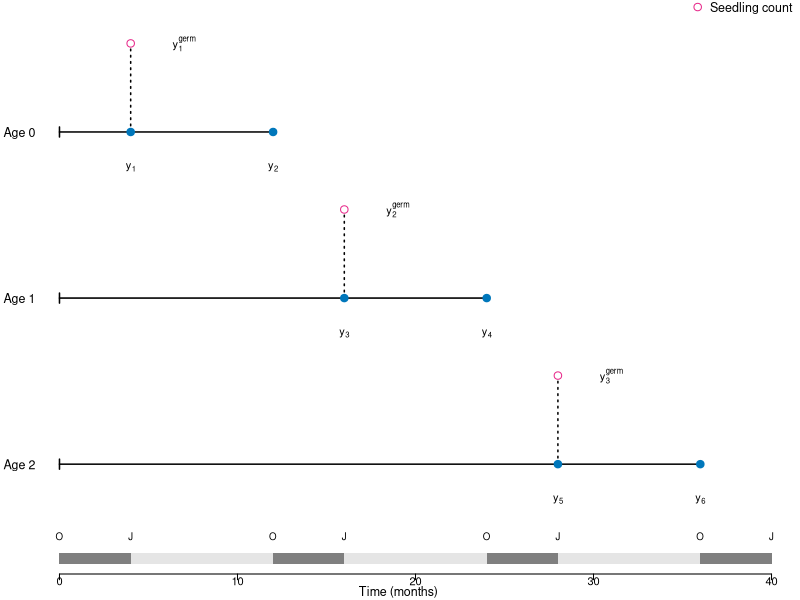
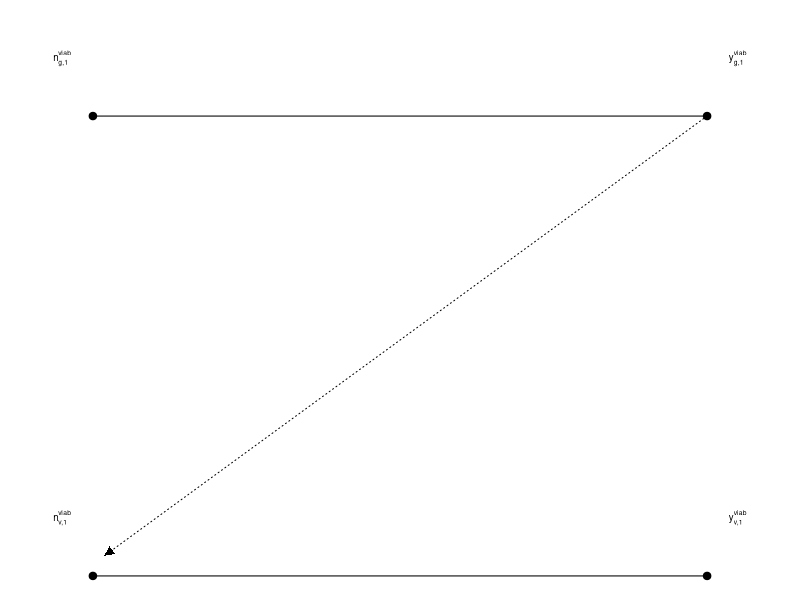
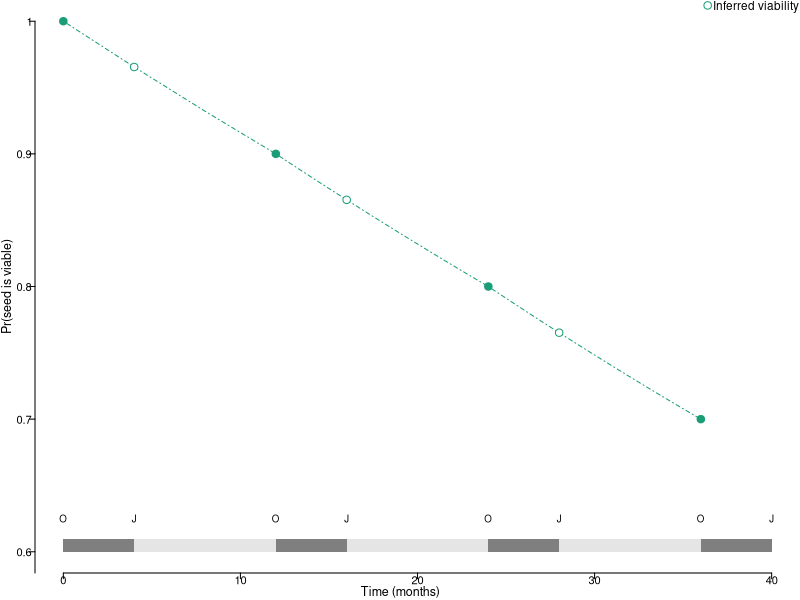
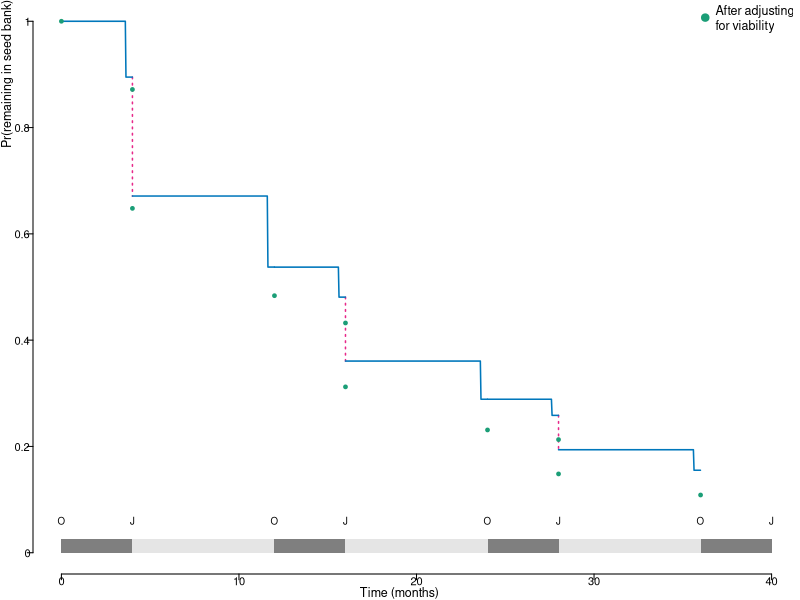

Source code (R) for these figures, in order:
####
####
# Code for conceptual figure describing seed bank data
# Produces graphs in Figure 2B focused on belowground parts of demography
####
####

# set font sizes
pt12 = 1
pt10 = 10/12
pt9 = 9/12
pt8 = 8/12
pt7 = 7/12
pt6 = 6/12

# scale figure dimensions
scale = .9

# - Panel for seed bag trials ----

adj.y = 5
adj.y2 = 10

# two one panel plots
tiff("products/figures/seed-bag-trials.tif",
     units='px',height = 800*2*scale, width = 800*3*scale,res=800,compression='lzw')

par(mfrow=c(1,1),mar=c(0,.25,0,0),
    oma=c(1.3,1.3,0,0), mgp=c(3,.1,0))

# times at which bags were collected
t.sample = c(0,4,4,12,16,16,24,28,28,36)/36

# plotting frame
plot(NA,
     xlim=c(0,40),ylim=c(6,40-adj.y*2),
     type='n',frame=FALSE,
     axes=FALSE)

# x axis (time)
axis(1, c(0,10,20,30,40), 
     cex.axis = pt6, 
     las = 1,  tck=-0.01, padj = -.75,
     col = 'black', col.ticks = 1, 
     cex.axis = pt8)

# y axis (experimental round)
axis(2, c(35-adj.y*2,22.5-adj.y,10), tck=-0.01, 
     labels = c("Age 0","Age 1","Age 2"), 
     # col = "black", col.ticks = c(1,1,1,1,1,1,0), 
     col = NA,
     las =2 , hadj = .8,
     cex.axis=pt9)

# full time of each set of seed bags in the round
arrows(0, 35-adj.y*2, 12, 35-adj.y*2, length=0.05, angle=90, code=1,lwd=1.5)
arrows(0, 22.5-adj.y, 24, 22.5-adj.y, length=0.05, angle=90, code=1,lwd=1.5)
arrows(0, 10, 36, 10, length=0.05, angle=90, code=1,lwd=1.5)

# add observations of seedlings
segments(x0=c(4,16,28),
         y0=c(35-adj.y*2,22.5-adj.y,10),
         y1=c(39-adj.y*2,26.5-adj.y,14),
         lwd=1.5,lty='dotted')

# add points for observations at each time
points(x=c(4,4,12,16,16,24,28,28,36),
       y=c(c(35,39,35)-adj.y*2,c(22.5,26.5,22.5)-adj.y,10,14,10),
       pch=c(19,21,19,19,21,19,19,21,19),cex=1,
       bg=c("#0077bb","white","#0077bb","#0077bb","white","#0077bb","#0077bb","white","#0077bb"),
       col=c("#0077bb","#e7298a","#0077bb","#0077bb","#e7298a","#0077bb","#0077bb","#e7298a","#0077bb"))

# observations of age 0 seeds
text(x=4,34-adj.y*2-.6,expression(paste(y)[1]),cex=pt8)
text(x=12,34-adj.y*2-.6,expression(paste(y)[2]),cex=pt8)
text(x=7,39-adj.y*2,expression(paste(y["1"]^"germ")),cex=pt8)

# observations of age 1 seeds
text(x=(16),21.5-adj.y-.6,expression(paste(y)[3]),cex=pt8)
text(x=(24),21.5-adj.y-.6,expression(paste(y)[4]),cex=pt8)
text(x=19,26.5-adj.y,expression(paste(y["2"]^"germ")),cex=pt8)

# observations of age 2 seeds
text(x=(28),9-.6,expression(paste(y)[5]),cex=pt8)
text(x=(36),9-.6,expression(paste(y)[6]),cex=pt8)
text(x=31,14,expression(paste(y["3"]^"germ")),cex=pt8)

# legend
legend("topright",
       pch = c(19,21),
       col = c('#0077bb','#e7298a'),#,'black','black'),
       lty = c(FALSE,FALSE,1,3),
       legend = c("Intact seed count", "Seedling count"),#,"Survival",'Germination'),
       cex=pt9, pt.cex = 1,
       box.lty=0,
       x.intersp=0.1,
       bg=NA,
       inset = c(-.01,-.04))

# time (months)
rect(c(0,4,12,16,24,28,36),5.5,c(4,12,16,24,28,36,40),6,
     col=c('gray50','gray90'),border=0,lwd=0)
# add time of year
text(c(0,4,12,16,24,28,36,40),6.75,
     c("O","J"),cex=pt7)
mtext("Time (months)",side=1,line=.3,cex=pt9,adj=.475)

dev.off()



# - Panel for lab germination and viability trials ----

tiff("products/figures/lab-trials.tif",
     units='px',height = 800*1.5*scale, width = 800*2*scale,res=800,compression='lzw')

par(mfrow=c(1,1),mar=c(0,0,0,0),
    oma=c(0,0,0,0)+.1, mgp=c(3,.1,0))

# plotting frame
plot(NA,
     xlim=c(9,21),ylim=c(.4,.64),
     type='n',frame=FALSE,
     axes=FALSE)

# germination trails
segments(x0=c(10),
         x1=c(20),
         y0=c(.6))
points(x=c(10,20),y=c(.6,.6),pch=19)

# viability trials
segments(x0=c(10),
         x1=c(20),
         y0=c(.4))
points(x=c(10,20),y=c(.4,.4),pch=19)

# connect germination and viability trials
segments(x0=20,x1=10.25,y0=.6,y1=.41,lty='dotted')
shape::Arrows(x0=20,x1=10.25,y0=.6,y1=.41, arr.type="triangle", 
              arr.width=.2,arr.length=.2,lty=0)

# label observations
text(x=9.5,.625,expression(paste(n)["g,1"]^"viab"),cex=pt7)
text(x=20.5,.625,expression(paste(y)["g,1"]^"viab"),cex=pt7)

text(x=9.5,.425,expression(paste(n)["v,1"]^"viab"),cex=pt7)
text(x=20.5,.425,expression(paste(y)["v,1"]^"viab"),cex=pt7)

dev.off()


# - Functions ----
## Exponential survival function

f.exp = function(t,lam=lambda){
  return(exp(-(t/beta)^alpha))
}

## Discrete survival function

f.discrete = function(t,t_min,t_max){
  t_step = t_max-.01
  if(t<t_step){
    val = exp(-(t_min))
  } else {
    val = exp(-(t_max))
  }
  return(val)
}

# - Simulated data ----
# this is sort of messy
# it started out that I simulated data from a seed bank with constant survivorship
# so used an exponential survival function
# then I moved to plot the survival in discrete terms, so wrote a function to translate the
# continuous to exponential
# I'm leaving it like this because the continuous can be converted to the discrete
# and this is a conceptual illustration but if I were starting over I would 
# start with a discrete simulation

# number of seeds starting the trials
n = 100
# scale parameter
lambda = 1
# translate scale parameter to terms for Weibull
beta=1/lambda
# shape parameter
alpha=1

# conditional probability of germination (all *intact* seeds have x% germination probability)
g = c(.25,.25,.25)

# viability at the end of the year for age 0, 1, and 2 seeds
v = c(.9,.8,.7)

# - Calculate age-specific probabilities and survivorship schedule ----

## sample times
t.sample = t = c(0,4,4,12,16,16,24,28,28,36)/36

# Calculate age-specific survival probability
Oct_0 = 1

Janpre_1 = f.exp(t=t.sample[2])
Jangerm_1 = g[1]
Janpost_1 = (1-g[1])
Oct_1 = f.exp(t=t.sample[4])/f.exp(t=t.sample[3])

Janpre_2 = f.exp(t=t.sample[5])/f.exp(t=t.sample[4])
Jangerm_2 = g[2]
Janpost_2 = (1-g[2])
Oct_2 = f.exp(t=t.sample[7])/f.exp(t=t.sample[6])

Janpre_3 = f.exp(t=t.sample[8])/f.exp(t=t.sample[7])
Jangerm_3 = g[3]
Janpost_3 = (1-g[3])
Oct_3 = f.exp(t=t.sample[10])/f.exp(t=t.sample[9])

# Calculate survivorship schedule
l.x=c()
l.x[1]=1
l.x[2]=Janpre_1
l.x[3]=Janpost_1*Janpre_1
l.x[4]=Oct_1*Janpost_1*Janpre_1
l.x[5]=Janpre_2*Oct_1*Janpost_1*Janpre_1
l.x[6]=Janpost_2*Janpre_2*Oct_1*Janpost_1*Janpre_1
l.x[7]=Oct_2*Janpost_2*Janpre_2*Oct_1*Janpost_1*Janpre_1
l.x[8]=Janpre_3*Oct_2*Janpost_2*Janpre_2*Oct_1*Janpost_1*Janpre_1
l.x[9]=Janpost_3*Janpre_3*Oct_2*Janpost_2*Janpre_2*Oct_1*Janpost_1*Janpre_1
l.x[10]=Oct_3*Janpost_3*Janpre_3*Oct_2*Janpost_2*Janpre_2*Oct_1*Janpost_1*Janpre_1
l.x[11]=NA

# conditional probability of germination

g.v=c()
g.v[1] = g[1]/(1-(1-v[1]^(1/3))*(1-g[1]))
g.v[2] = g[2]/(1-(1-(v[1]*(v[2]/v[1])^(1/3)))*(1-g[2]))
g.v[3] = g[3]/(1-(1-(v[2]*(v[3]/v[2])^(1/3)))*(1-g[3]))

# Calculate age-specific survival probability
Oct_0.v = 1

Janpre_1.v = f.exp(t=t.sample[2])*(g[1]+(1-g[1])*v[1]^(1/3))
Jangerm_1.v = g.v[1]
Janpost_1.v = (1-g.v[1])
Oct_1.v = (f.exp(t=t.sample[4])*v[1])/(f.exp(t=t.sample[3])*(v[1])^(1/3))

Janpre_2.v =( f.exp(t=t.sample[5])*(g[2]+(1-g[2])*v[1]*(v[2]/v[1])^(1/3)))/(f.exp(t=t.sample[4])*v[1])
Jangerm_2.v = g.v[2]
Janpost_2.v = (1-g.v[2])
Oct_2.v = (f.exp(t=t.sample[7])*v[2])/(f.exp(t=t.sample[6])*v[1]*(v[2]/v[1])^(1/3))

Janpre_3.v = (f.exp(t=t.sample[8])*(g[3]+(1-g[3])*v[2]*(v[3]/v[2])^(1/3)))/(f.exp(t=t.sample[7])*v[2])
Jangerm_3.v = g.v[3]
Janpost_3.v = (1-g.v[3])
Oct_3.v = (f.exp(t=t.sample[10])*v[3])/(f.exp(t=t.sample[9])*v[2]*(v[3]/v[2])^(1/3))

# Calculate survivorship schedule
l.x.viability=c()
l.x.viability[1]=1
l.x.viability[2]=Janpre_1.v
l.x.viability[3]=Janpost_1.v*Janpre_1.v
l.x.viability[4]=Oct_1.v*Janpost_1.v*Janpre_1.v
l.x.viability[5]=Janpre_2.v*Oct_1.v*Janpost_1.v*Janpre_1.v
l.x.viability[6]=Janpost_2.v*Janpre_2.v*Oct_1.v*Janpost_1.v*Janpre_1.v
l.x.viability[7]=Oct_2.v*Janpost_2.v*Janpre_2.v*Oct_1.v*Janpost_1.v*Janpre_1.v
l.x.viability[8]=Janpre_3.v*Oct_2.v*Janpost_2.v*Janpre_2.v*Oct_1.v*Janpost_1.v*Janpre_1.v
l.x.viability[9]=Janpost_3.v*Janpre_3.v*Oct_2.v*Janpost_2.v*Janpre_2.v*Oct_1.v*Janpost_1.v*Janpre_1.v
l.x.viability[10]=Oct_3.v*Janpost_3.v*Janpre_3.v*Oct_2.v*Janpost_2.v*Janpre_2.v*Oct_1.v*Janpost_1.v*Janpre_1.v
l.x.viability[11]=NA


# - Panel for lab trial data ----
# figure shows viability estimated in the lab in October
# and viability inferred to the intervening times, with January marked in open circle

tiff("products/figures/viability-data.tif",
     units='px',height = 800*2*scale, width = 800*2*scale,res=800,compression='lzw')

par(mfrow=c(1,1),mar=c(0,.25,0,0),
    oma=c(1.35,1.5,0,0), mgp=c(3,.1,0))
t.sample = c(0,4,4,12,16,16,24,28,28,36)/36

## Panel B
## Viability and inferred viability
plot(NA,
     xlim=c(0,40),ylim=c(.6,1),
     type='n',frame=FALSE,
     axes=FALSE)

axis(1, c(0,10,20,30,40), 
     cex.axis = pt6,
     las = 1,  tck=-0.01, padj = -.75,
     col = 'black', col.ticks = 1, 
     cex.axis = pt8)

axis(2, seq(.5,1,by=.1),
     labels = seq(.5,1,by=.1),
     tck=-0.01, las=1, hadj=1.1,
     col = 'black', col.ticks = 1, 
     cex.axis = pt8)
mtext('Pr(seed is viable)',side=2,line=1,adj=.5,col='black',cex=pt9)
mtext("Time (months)",side=1,line=.35,cex=pt9,adj=.475)

x0=seq(0,1,by=1/3)
lines(x=x0*12,v[1]^(x0),
      lty='dotdash',col='#1b9e77')

x1=seq(1,2,by=.01)
lines(x=x1*12,v[1]*(v[2]/v[1])^(x1-1),
      lty='dotdash',col='#1b9e77')

x2=seq(2,3,by=.01)
lines(x=x2*12,v[2]*(v[3]/v[2])^(x2-2),
      lty='dotdash',col='#1b9e77')

points(c(0,12,24,36),
       c(1,v),
       pch=19,
       col='#1b9e77')
points(c(4,16,28), 
       c(v[1]^(1/3), v[1]*(v[2]/v[1])^(1/3), v[2]*(v[3]/v[2])^(1/3)),
       pch=21,bg='white',
       col='#1b9e77')

legend("topright", inset = c(-.02,-.04),
       pch = c(19,21),
       col = c('#1b9e77','#1b9e77'),
       bg = c(NA,'white'),
       legend = c("Estimated viability", "Inferred viability"),
       cex=8.5/12, pt.cex = 1,
       box.lty=0,
       x.intersp = 0.5)

rect(c(0,4,12,16,24,28,36),.6,c(4,12,16,24,28,36,40),.61,
     col=c('gray50','gray90'),lwd=0,border=0)
text(c(0,4,12,16,24,28,36,40),.625,
     c("O","J"),cex=pt7)

dev.off()

# - Panel for combined data ----

#1b9e77 purple
#e7298a green
tiff("products/figures/survival.tif",
     units='px',height = 800*2*scale, width = 800*3*scale,res=800,compression='lzw')

par(mfrow=c(1,1),mar=c(0,.25,0,0),
    oma=c(1.3,1.4,0,0), mgp=c(3,.1,0))

t.sample = c(0,4,4,12,16,16,24,28,28,36)/36

# plot survival function
plot(NA,
     xlim=c(0,40),ylim=c(0,1),
     type='n',frame=FALSE,
     axes=FALSE)

# x axis
axis(1, c(0,10,20,30,40), 
     cex.axis = pt6,
     las = 1,  tck=-0.01, padj = -.75,
     col = 'black', col.ticks = 1, 
     cex.axis = pt8)

# y axis
axis(2, c(0,.2,.4,.6,.8,1),
     labels = c(0,.2,.4,.6,.8,1),
     tck=-0.01, las=1, hadj=1.1,
     col = 'black', col.ticks = 1, 
     cex.axis = pt8)

mtext('Pr(remaining in seed bank)',
      side=2,line=.9,adj=1,col='black',cex=pt9)

l.x.s=l.x[c(3,6,9)]+l.x[c(2,5,8)]*c(Jangerm_1,Jangerm_2,Jangerm_3)

# plot survivorship points on to curve
segments(x0=c(4,16,28),
         y0=c(l.x.s),y1=c(l.x[c(3,6,9)]),
         lty=c('dotted'), col = '#e7298a',lwd=1.5)

## PERSISTENCE CURVE
t1 = seq(0/36,4/36,by=.001)
vals=unlist(lapply(t1,f.discrete,t_min=min(t1),t_max=max(t1)))
lines(t1*36, vals, col = '#0077bb',lwd=1.5)

t2 = seq(4/36,12/36,by=.001)
vals=unlist(lapply(t2,f.discrete,t_min=min(t2),t_max=max(t2)))
lines(t2*36, (1-g[1])*vals, col = '#0077bb',lwd=1.5)

t3 = seq(12/36,16/36,by=.001)
vals=unlist(lapply(t3,f.discrete,t_min=min(t3),t_max=max(t3)))
lines(t3*36, (1-g[1])*vals, col = '#0077bb',lwd=1.5)

t4 = seq(16/36,24/36,by=.001)
vals=unlist(lapply(t4,f.discrete,t_min=min(t4),t_max=max(t4)))
lines(t4*36, (1-g[1])*(1-g[2])*vals, col = '#0077bb',lwd=1.5)

t5 = seq(24/36,28/36,by=.001)
vals=unlist(lapply(t5,f.discrete,t_min=min(t5),t_max=max(t5)))
lines(t5*36, (1-g[1])*(1-g[2])*vals, col = '#0077bb',lwd=1.5)

t6 = seq(28/36,36/36,by=.001)
vals=unlist(lapply(t6,f.discrete,t_min=min(t6),t_max=max(t6)))
lines(t6*36, (1-g[1])*(1-g[2])*(1-g[3])*vals, col = '#0077bb',lwd=1.5)

## VIABILITY CURVE
l.x.s=l.x.viability[c(2,5,8)]

points(t.sample[1:10]*36,l.x.viability[1:10],col='#1b9e77',pch=19,cex=.5)

legend("topright",
       col = c('#0077bb',"#e7298a",'#1b9e77'),
       lty = c(1,3,NA),
       pch = c(NA,NA,19),
       legend = c("Persistence",
                  "Emergence",
                  "After adjusting\nfor viability"),
       cex=pt9, pt.cex = 1,
       box.lty=0,inset=c(0,-.1),
       x.intersp = .25, seg.len = 1.3)

mtext("Time (months)",side=1,line=.35,cex=pt9,adj=.475)

rect(c(0,4,12,16,24,28,36),0,c(4,12,16,24,28,36,40),.025,
     col=c('gray50','gray90'),lwd=0,border=0)
text(c(0,4,12,16,24,28,36,40),.06,
     c("O","J"),cex=pt7)

dev.off()
